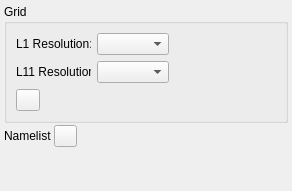
     <widget class="QWidget" name="tab_configuration">
      <attribute name="title">
       <string>4. Configuration</string>
      </attribute>
      <layout class="QVBoxLayout" name="verticalLayout_tab_valid">
       <property name="spacing">
        <number>2</number>
       </property>
       <property name="leftMargin">
        <number>4</number>
       </property>
       <property name="topMargin">
        <number>4</number>
       </property>
       <property name="rightMargin">
        <number>4</number>
       </property>
       <property name="bottomMargin">
        <number>4</number>
       </property>
       <item>
        <widget class="QGroupBox" name="groupBox_gridConfiguration">
         <property name="title">
          <string>Grid</string>
         </property>
         <layout class="QVBoxLayout" name="verticalLayout_2">
          <item>
           <layout class="QHBoxLayout" name="horizontalLayout_L1" stretch="1,0,0,0,0">
            <item>
             <widget class="QLabel" name="label_L1">
              <property name="minimumSize">
               <size>
                <width>20</width>
                <height>0</height>
               </size>
              </property>
              <property name="maximumSize">
               <size>
                <width>75</width>
                <height>16777215</height>
               </size>
              </property>
              <property name="text">
               <string>L1 Resolution:</string>
              </property>
              <property name="alignment">
               <set>Qt::AlignLeading|Qt::AlignLeft|Qt::AlignVCenter</set>
              </property>
             </widget>
            </item>
            <item>
             <widget class="QComboBox" name="comboBox_L1"/>
            </item>
            <item>
             <widget class="QLabel" name="label_L1Resolution">
              <property name="minimumSize">
               <size>
                <width>30</width>
                <height>0</height>
               </size>
              </property>
              <property name="text">
               <string/>
              </property>
             </widget>
            </item>
            <item>
             <widget class="QLabel" name="label_L1ResolutionUnit">
              <property name="minimumSize">
               <size>
                <width>25</width>
                <height>0</height>
               </size>
              </property>
              <property name="text">
               <string/>
              </property>
             </widget>
            </item>
            <item>
             <spacer name="horizontalSpacer_L1">
              <property name="orientation">
               <enum>Qt::Horizontal</enum>
              </property>
              <property name="sizeHint" stdset="0">
               <size>
                <width>40</width>
                <height>20</height>
               </size>
              </property>
             </spacer>
            </item>
           </layout>
          </item>
          <item>
           <layout class="QHBoxLayout" name="horizontalLayout_L11" stretch="1,0,0,0,0">
            <item>
             <widget class="QLabel" name="label_L11">
              <property name="minimumSize">
               <size>
                <width>20</width>
                <height>0</height>
               </size>
              </property>
              <property name="maximumSize">
               <size>
                <width>75</width>
                <height>16777215</height>
               </size>
              </property>
              <property name="text">
               <string>L11 Resolution:</string>
              </property>
              <property name="alignment">
               <set>Qt::AlignLeading|Qt::AlignLeft|Qt::AlignVCenter</set>
              </property>
             </widget>
            </item>
            <item>
             <widget class="QComboBox" name="comboBox_L11"/>
            </item>
            <item>
             <widget class="QLabel" name="label_L11Resolution">
              <property name="minimumSize">
               <size>
                <width>30</width>
                <height>0</height>
               </size>
              </property>
              <property name="text">
               <string/>
              </property>
             </widget>
            </item>
            <item>
             <widget class="QLabel" name="label_L11ResolutionUnit">
              <property name="minimumSize">
               <size>
                <width>25</width>
                <height>0</height>
               </size>
              </property>
              <property name="text">
               <string/>
              </property>
             </widget>
            </item>
            <item>
             <spacer name="horizontalSpacer_L11">
              <property name="orientation">
               <enum>Qt::Horizontal</enum>
              </property>
              <property name="sizeHint" stdset="0">
               <size>
                <width>40</width>
                <height>20</height>
               </size>
              </property>
             </spacer>
            </item>
           </layout>
          </item>
          <item>
           <layout class="QHBoxLayout" name="horizontalLayout_3">
            <property name="topMargin">
             <number>0</number>
            </property>
            <item>
             <widget class="QPushButton" name="pushButton_createLatLon">
              <property name="maximumSize">
               <size>
                <width>24</width>
                <height>24</height>
               </size>
              </property>
              <property name="toolTip">
               <string>Create LatLon.nc file</string>
              </property>
              <property name="text">
               <string/>
              </property>
              <property name="icon">
               <iconset resource="resources.qrc">
                <normaloff>:/plugins/pymhm/Resources/latlon.png</normaloff>:/plugins/pymhm/Resources/latlon.png</iconset>
              </property>
             </widget>
            </item>
            <item>
             <spacer name="horizontalSpacer_9">
              <property name="orientation">
               <enum>Qt::Horizontal</enum>
              </property>
              <property name="sizeHint" stdset="0">
               <size>
                <width>40</width>
                <height>20</height>
               </size>
              </property>
             </spacer>
            </item>
           </layout>
          </item>
         </layout>
        </widget>
       </item>
       <item>
        <layout class="QHBoxLayout" name="horizontalLayout_nml">
         <property name="topMargin">
          <number>0</number>
         </property>
         <item>
          <widget class="QLabel" name="label_nml">
           <property name="text">
            <string>Namelist</string>
           </property>
          </widget>
         </item>
         <item>
          <widget class="QPushButton" name="pushButton_edit_nmls">
           <property name="maximumSize">
            <size>
             <width>23</width>
             <height>23</height>
            </size>
           </property>
           <property name="toolTip">
            <string>Write all morphological layers</string>
           </property>
           <property name="text">
            <string/>
           </property>
           <property name="icon">
            <iconset resource="resources.qrc">
             <normaloff>:/plugins/pymhm/Resources/write.png</normaloff>:/plugins/pymhm/Resources/write.png</iconset>
           </property>
          </widget>
         </item>
         <item>
          <spacer name="horizontalSpacer_nml">
           <property name="orientation">
            <enum>Qt::Horizontal</enum>
           </property>
           <property name="sizeHint" stdset="0">
            <size>
             <width>40</width>
             <height>20</height>
            </size>
           </property>
          </spacer>
         </item>
        </layout>
       </item>
       <item>
        <spacer name="verticalSpacer_config">
         <property name="orientation">
          <enum>Qt::Vertical</enum>
         </property>
         <property name="sizeHint" stdset="0">
          <size>
           <width>20</width>
           <height>40</height>
          </size>
         </property>
        </spacer>
       </item>
      </layout>
     </widget>
